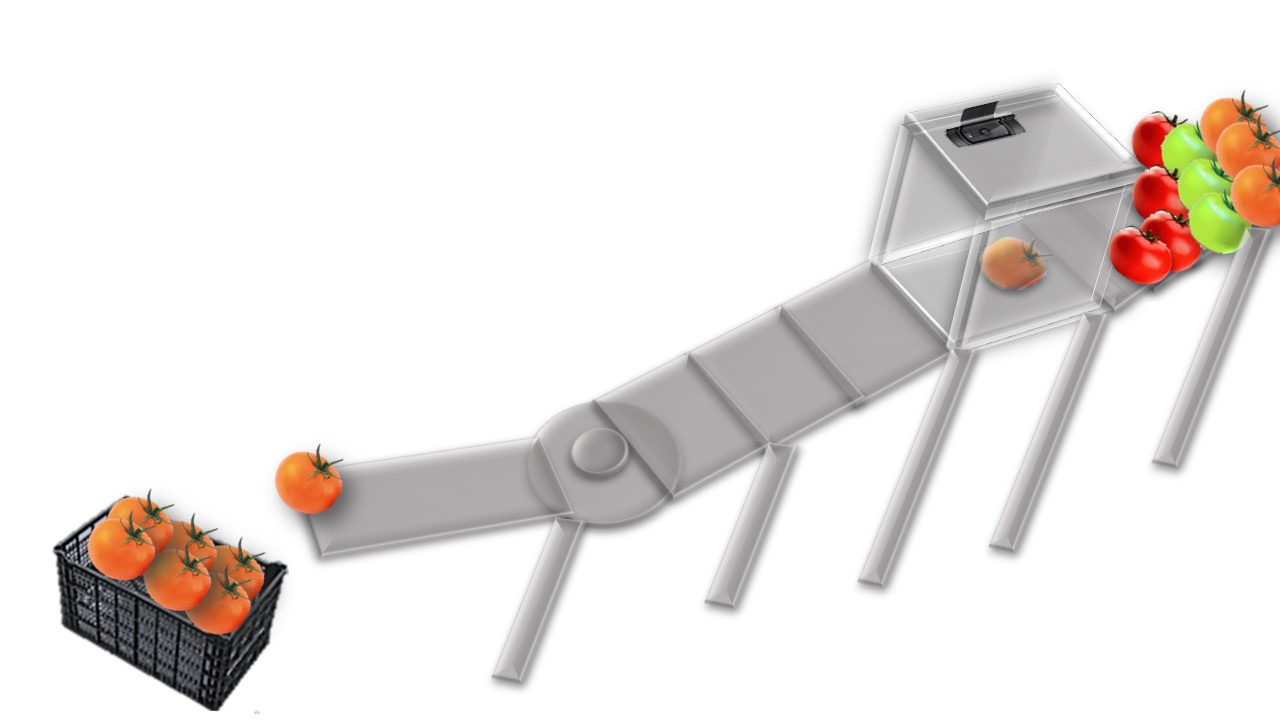
#> input picture NARANJA.jpeg, 1280 x 720 px, given in place of the camera
$ python colores.py   (older library calls are emulated)
#> lines starting #> are read from the running program, lines starting #| are printed output that depends on the picture; after the words box and inside, x2 and y2 are one past the last pixel; in counts of white or black regions, pixels touching at a corner belong together
import cv2
import numpy as np


def dibujar(mask,color):
  _,contornos,_ = cv2.findContours(mask, cv2.RETR_EXTERNAL,
      cv2.CHAIN_APPROX_SIMPLE)
  for c in contornos:
    area = cv2.contourArea(c)
    if area > 3000:
      M = cv2.moments(c)
      if (M["m00"]==0): M["m00"]=1
      x = int(M["m10"]/M["m00"])
      y = int(M['m01']/M['m00'])


      nuevoContorno = cv2.convexHull(c)
      cv2.circle(frame,(x,y),7,(0,255,0),-1)
      cv2.putText(frame,'{},{}'.format(x,y),(x+10,y), font, 0.75,(0,255,0),1,cv2.LINE_AA)

      cv2.drawContours(frame, [nuevoContorno], 0, color, 3)

      cv2.putText(frame ,'SELECCIONADOR DE JITOMATE',(10,30),0,1,(255,255,255),2)

  _,cnts1,_ = cv2.findContours(maskVerde, cv2.RETR_EXTERNAL,
      cv2.CHAIN_APPROX_SIMPLE)

  for c in cnts1:
    area1 = cv2.contourArea(c)
    if area1 > 3000:

      a = cv2.contourArea(c)
      distance = 2*(10**(-7))* (a**2) - (0.0067 * a) + 83.487

      M =cv2.moments(c)
      x = int(M["m10"] / M["m00"])
      y = int(M["m01"] / M["m00"])

      image=cv2.imread('/home/pi/PROYECTO/VERDE.jpeg')
      cv2.imshow('Imagen',image)

      S= 'AREA: ' + str(a)
      cv2.putText(frame, S, (x-60, y-60),0, 1, (0,255,0), 2)


      if a>=3400 and a<=11330:
          cv2.putText(frame, "CHICO", (x-100, y-100),0, 1, (0,255,0), 2)

      if a>=12000 and a<=16300:
          cv2.putText(frame, "MEDIANO", (x-130, y-130),0, 1, (0,255,0), 2)

      if a>=18000 and a<=28000:
          cv2.putText(frame, "GRANDE", (x-160, y-160),0, 1, (0,255,0), 2)
      else:
         cv2.putText(frame, "", (x-120, y-120),0, 1, (0,255,0), 2)

      cv2.putText(frame, "VERDE      CAJA3", (x-20, y-20),0, 1, (0,255,0), 2)


  _,cnts2,_ = cv2.findContours(maskNaranja, cv2.RETR_EXTERNAL,
      cv2.CHAIN_APPROX_SIMPLE)

  for c in cnts2:
    area2 = cv2.contourArea(c)

    if area2 > 3000:

      a1 = cv2.contourArea(c)
      distance = 2*(10**(-7))* (a1**2) - (0.0067 * a1) + 83.487

      M =cv2.moments(c)
      x = int(M["m10"] / M["m00"])
      y = int(M["m01"] / M["m00"])

      image=cv2.imread('/home/pi/PROYECTO/NARANJA.jpeg')
      cv2.imshow('Imagen',image)

      S2= 'AREA: ' + str(a1)
      cv2.putText(frame, S2, (x-60, y-60),0, 1, (20,117,240), 2)

      if a1>=3400 and a1<=11330:
          cv2.putText(frame, "CHICO", (x-160, y-160),0, 1, (20,117,240), 2)

      if a1>=12000 and a1<=16300:
          cv2.putText(frame, "MEDIANO", (x-130, y-130),0, 1, (20,117,240), 2)

      if a1>=18000 and a1<=28000:
          cv2.putText(frame, "GRANDE", (x-100, y-100),0, 1, (20,117,240), 2)

      else:
         cv2.putText(frame, "", (x-120, y-120),0, 1, (20,117,240), 2)

      cv2.putText(frame, "NARANJA      CAJA2", (x-20, y-20),0 , 1, (20,117,240), 2)


  _,cnts3,_ = cv2.findContours(maskRed1, cv2.RETR_EXTERNAL,
      cv2.CHAIN_APPROX_SIMPLE)

  for c in cnts3:
    area3 = cv2.contourArea(c)
    if area3 > 3000:

      a2 = cv2.contourArea(c)
      distance = 2*(10**(-7))* (a2**2) - (0.0067 * a2) + 83.487

      M =cv2.moments(c)
      x = int(M["m10"] / M["m00"])
      y = int(M["m01"] / M["m00"])
      image=cv2.imread('/home/pi/PROYECTO/ROJO.jpeg')
      cv2.imshow('Imagen',image)

      S3= 'AREA: ' + str(a2)
      cv2.putText(frame, S3, (x-60, y-60),0, 1, (0,0,255), 2)

      if a2>=18000 and a2<=28000:
          cv2.putText(frame, "GRANDE", (x-100, y-100),0, 1, (0,0,255), 2)

      if a2>=12000 and a2<=16300:
          cv2.putText(frame, "MEDIANO", (x-130, y-130),0, 1, (0,0,255), 2)

      if a2>=3400 and a2<=11330:
          cv2.putText(frame, "CHICO", (x-160, y-160),0, 1, (0,0,255), 2)
      else:
         cv2.putText(frame, "", (x-120, y-120),0, 1, (0,0,255), 2)

      cv2.putText(frame, "ROJO         CAJA1", (x-20, y-20),0 , 1, (0,0,255), 2)


  _,cnts4,_ = cv2.findContours(maskRed2, cv2.RETR_EXTERNAL,
      cv2.CHAIN_APPROX_SIMPLE)

  for c in cnts4:
    area4 = cv2.contourArea(c)
    if area4 > 3000:

      a3 = cv2.contourArea(c)
      distance = 2*(10**(-7))* (a3**2) - (0.0067 * a3) + 83.487

      M =cv2.moments(c)
      x = int(M["m10"] / M["m00"])
      y = int(M["m01"] / M["m00"])
      image=cv2.imread('/home/pi/PROYECTO/ROJO.jpeg')
      cv2.imshow('Imagen',image)

      S4= 'AREA: ' + str(a3)
      cv2.putText(frame, S4, (x-60, y-60),0, 1, (0,0,255), 2)

      if a2>=18000 and a2<=28000:
          cv2.putText(frame, "GRANDE", (x-100, y-100),0, 1, (0,0,255), 2)

      if a2>=12000 and a2<=16300:
          cv2.putText(frame, "MEDIANO", (x-130, y-130),0, 1, (0,0,255), 2)

      if a2>=3400 and a2<=11330:
          cv2.putText(frame, "CHICO", (x-160, y-160),0, 1, (0,0,255), 2)
      else:
         cv2.putText(frame, "", (x-120, y-120),0, 1, (0,0,255), 2)

      cv2.putText(frame, "ROJO         CAJA1", (x-20, y-20),0 , 1, (0,0,255), 2)


cap = cv2.VideoCapture(0)

verdeBajo = np.array([35,100,20],np.uint8)
verdeAlto = np.array([65,255,255],np.uint8)

naranjaBajo = np.array([11,100,20],np.uint8)
naranjaAlto = np.array([20,255,255],np.uint8)

redBajo1 = np.array([0,100,20],np.uint8)
redAlto1 = np.array([10,255,255],np.uint8)

redBajo2 = np.array([175,100,20],np.uint8)
redAlto2 = np.array([179,255,255],np.uint8)


font = cv2.FONT_HERSHEY_SIMPLEX
while True:

    ret,frame = cap.read()
#> frame is the input picture: shape (720, 1280, 3); mean B, G, R 227.7, 230, 233.9

    if ret == True:
      frameHSV = cv2.cvtColor(frame,cv2.COLOR_BGR2HSV)
#> frameHSV: shape (720, 1280, 3); mean H, S, V 24.8, 9.1, 234.4

      maskVerde = cv2.inRange(frameHSV,verdeBajo,verdeAlto)
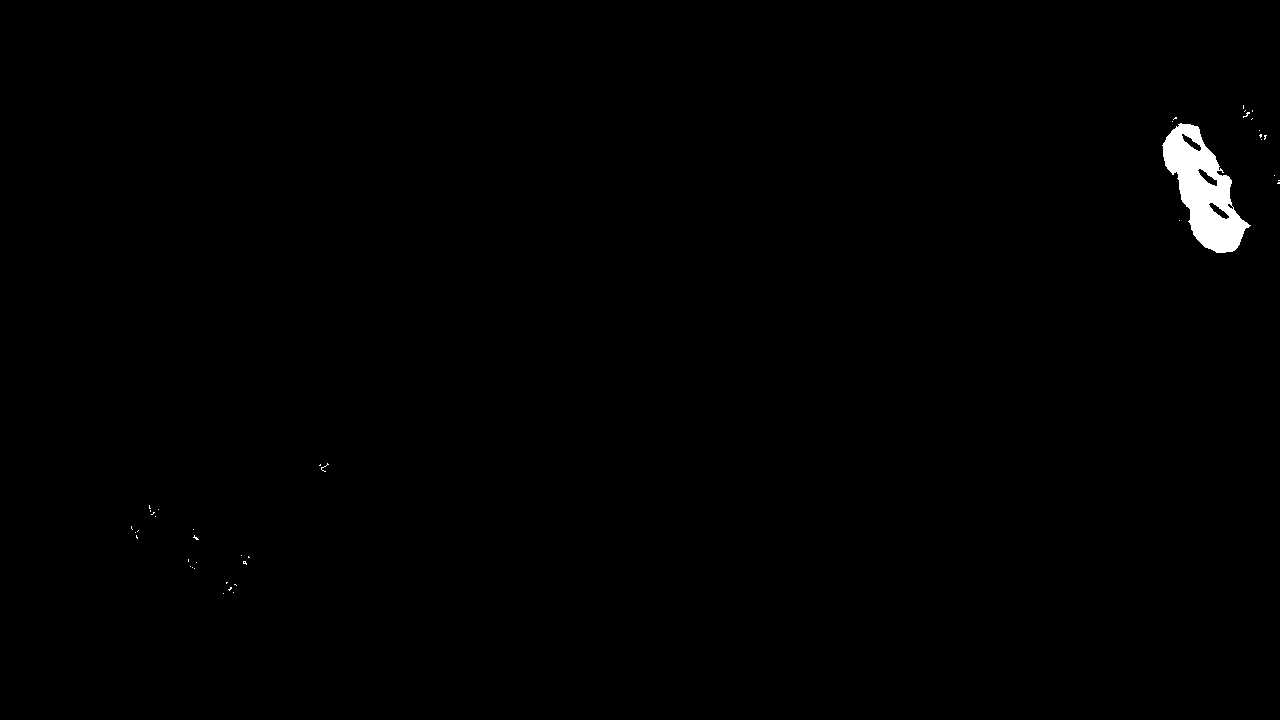
#> maskVerde: shape (720, 1280); 0.61% white; 42 white regions (41 under 20 px), largest, box (x1, y1, x2, y2) and area: (1162, 123, 1251, 253) 5478
      maskNaranja = cv2.inRange(frameHSV,naranjaBajo,naranjaAlto)
#> maskNaranja: shape (720, 1280); 1.2% white; 87 white regions (67 under 20 px), largest, box (x1, y1, x2, y2) and area: (90, 498, 257, 606) 4957, (1200, 99, 1280, 225) 3704, (276, 452, 340, 499) 1177
      maskRed1 = cv2.inRange(frameHSV,redBajo1,redAlto1)
#> maskRed1: shape (720, 1280); 2.2% white; 97 white regions (74 under 20 px), largest, box (x1, y1, x2, y2) and area: (1110, 170, 1202, 285) 6121, (147, 543, 266, 635) 4364, (94, 520, 173, 581) 2262
      maskRed2 = cv2.inRange(frameHSV,redBajo2,redAlto2)
#> maskRed2: shape (720, 1280); 0.02% white in thin lines or dots, all inside (x1, y1, x2, y2) = (129, 129, 1202, 634)


      maskRed = cv2.add(maskRed1,maskRed2)
#> maskRed: shape (720, 1280); 2.2% white; 97 white regions (74 under 20 px)

      dibujar(maskVerde,(0,255,0))
#> in dibujar, `_,contornos,_ = cv2.findContours(mask, cv2.RETR_EXTERNAL, cv2.CHAIN_AP..`: contornos = 42 contours, 41 with area under 20; largest, box (x1, y1, x2, y2) and area: (1162, 123, 1251, 253) 5670
#> the loop in dibujar, `for c in contornos:` made 42 passes
#> (area, x, y) on pass 35: (5670.5, 1203, 189)
#> after the loop in dibujar, `for c in contornos:`:
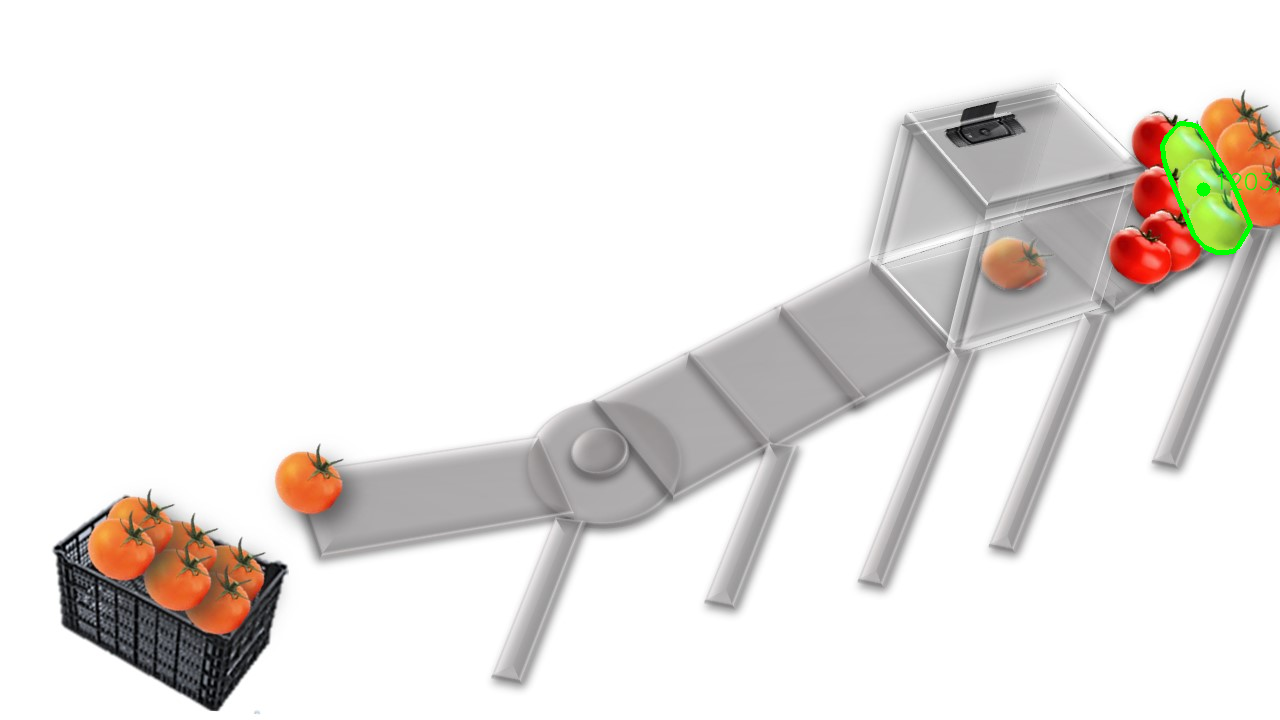
#> frame: shape (720, 1280, 3); 0.23% of pixels changed, all inside (x1, y1, x2, y2) = (1160, 121, 1280, 255)
#> in dibujar, `_,cnts1,_ = cv2.findContours(maskVerde, cv2.RETR_EXTERNAL, cv2.CHAIN_A..`: cnts1 has the same summary as contornos
#> in dibujar, `area1 = cv2.contourArea(c)`: area1 = 0
      dibujar(maskNaranja,(20,117,240))
#> call 2 of dibujar, with color = (20, 117, 240)
#> after the loop in dibujar (call 2), `for c in contornos:`:
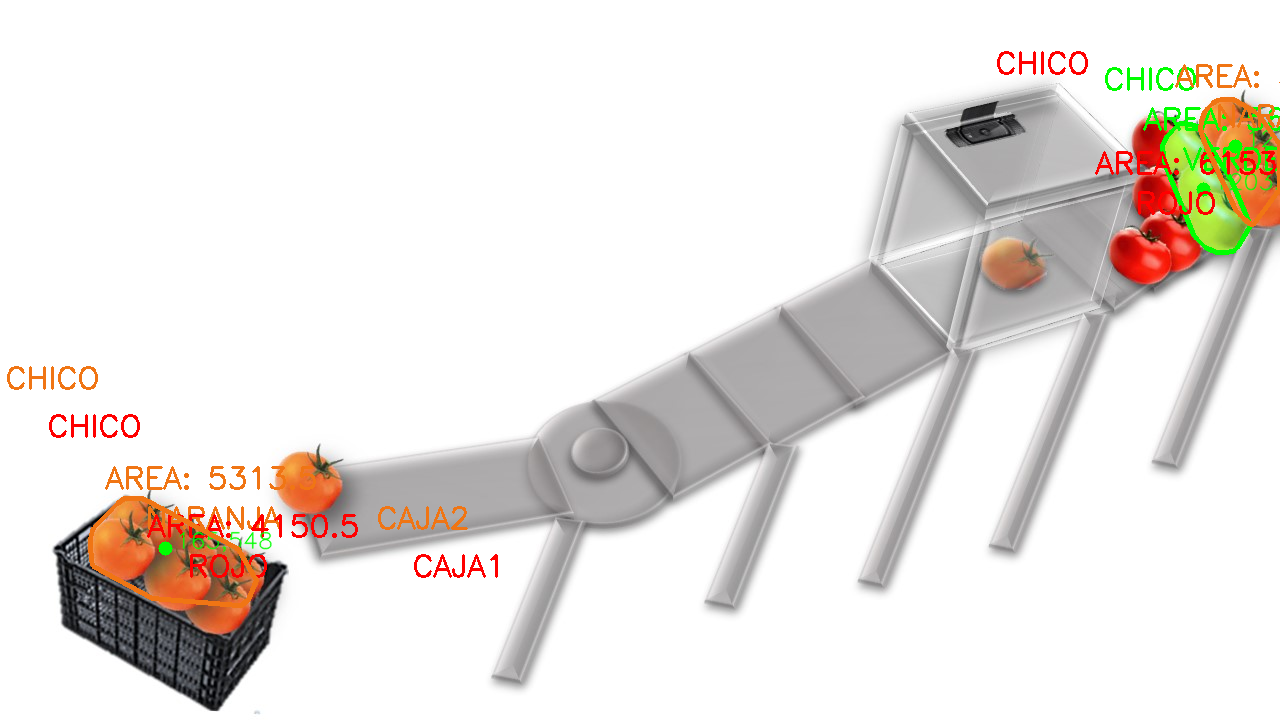
#> frame: shape (720, 1280, 3); 1.91% of pixels changed, all inside (x1, y1, x2, y2) = (7, 51, 1280, 608)
      dibujar(maskRed,(0,0,255))
#> call 3 of dibujar, with color = (0, 0, 255)
#> after the loop in dibujar (call 3), `for c in contornos:`:
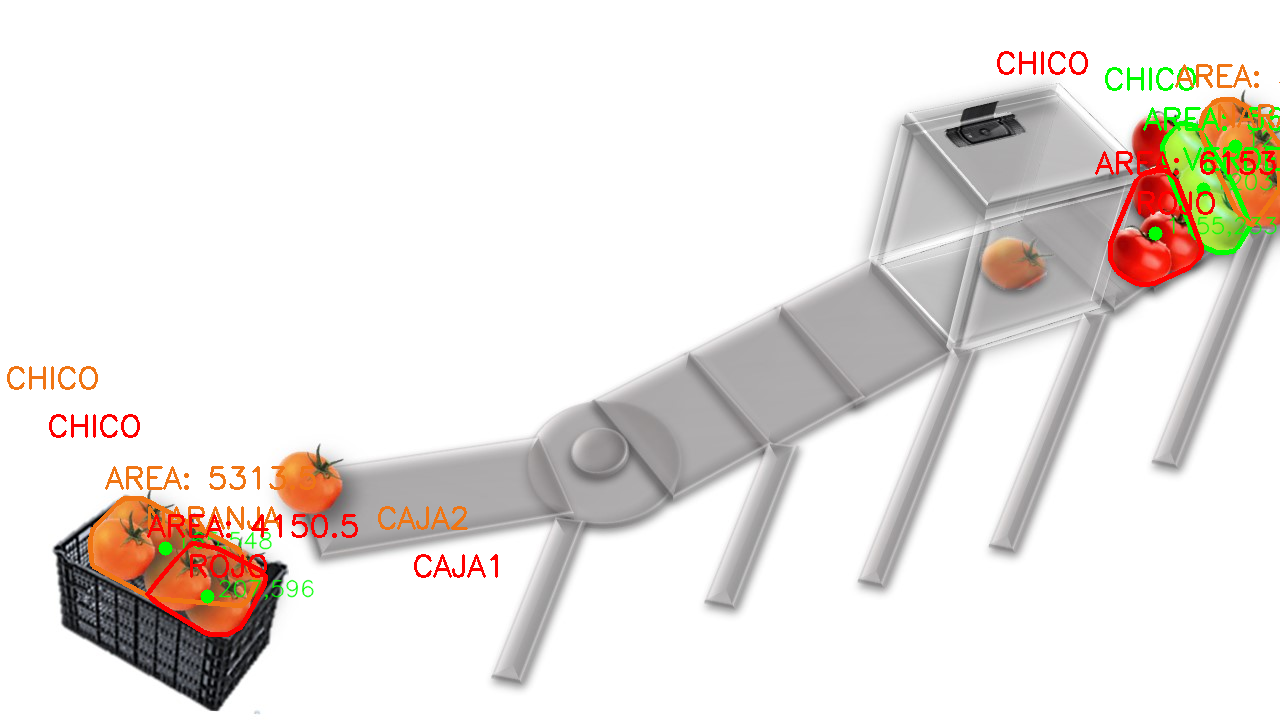
#> frame: shape (720, 1280, 3); 0.55% of pixels changed, all inside (x1, y1, x2, y2) = (145, 107, 1280, 637)

      cv2.imshow('frame',frame)


      if cv2.waitKey(1) & 0xFF == ord('s'):
#> (key Esc is pressed here)
            break


cap.release()
cv2.destroyAllWindows()
